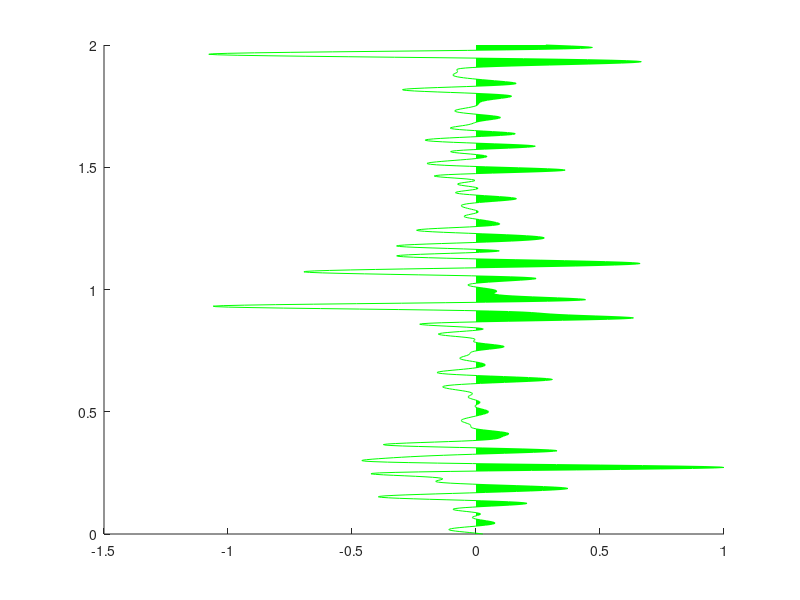

MATLAB code for this plot:
function [h,hva]=wtva(s,t,kolor,snot,polarity,dir,resampfact)
% WTVA: plot a seismic trace in wiggle-trace variable-area format
%
% [h,hva]=wtva(s,t,kolor,snot,polarity,dir,resampfact)
% hs=wtva(s,t,kolor,snot,polarity,dir,resampfact)
% wtva ... with no input arguments for a demo plot
%
% WTVA draws a vector using wiggle trace variable area display. The
% vector is drawn by calling LINE and the variable area shading is
% done with a call to PATCH. This results in 2 handles for the resultant
% display, one for the line and the other for the va. WTVA draws only
% one vector at a time. Plots of multiple traces should be done with
% a loop calling WTVA separately for each trace.
% If two return arguments are specified, then the first is the handle
% of the wiggle trace and the second is the va. If only one is 
% specified then it is returned as a two element vector.
% NOTE: In order to accurately create the variable area display, additional
% 	samples must be inserted in the trace precisly at the "zero crossings".
%	This means that if you use the trace's handle to get its samples (e.g.
%	samples=get(h,'ydata') ) that you will get something different from
%	your input trace.
%
% s = the vector to be plotted
% t = the sample 'times' for s. s and t must be the same size
% kolor = the color to be used for the display. Any MATLAB color spec will
%		work here such as 'g' or 'green' or [0 1 0]. See Matlab reference manual
%		under ColorSpec for more information.
% ************ default = 'g' ************
% snot = amplitude value which determines the shading. That is, with polarity
%		of 1, all s>snot will have va shading
% ************ default = mean of the live samples of s *************
% polarity determines whether peaks or troughs are shaded 
% polarity = +1 shade peaks (s>snot)
% polarity = -1 shade troughs (s<snot)
% ************** default: polarity =1 **************
% dir=1 ... vertical plot ( line(s,t) is called )
% dir=-1 ... horizontal plot ( line(t,s) is called )
% ************** default = 1 *********************
% resampfact ... resampling factor for a smoother, but slower, plot
%   Must be a positive integer. 
% ************** default = 1 *******************
%
% G.F. Margrave, April 1994
%        revised June 1995, Oct 1995
% The CREWES Project
%
% NOTE: This SOFTWARE may be used by any individual or corporation for any purpose
% with the exception of re-selling or re-distributing the SOFTWARE.
% By using this software, you are agreeing to the terms detailed in this software's
% Matlab source file.

% BEGIN TERMS OF USE LICENSE
%
% This SOFTWARE is maintained by the CREWES Project at the Department
% of Geology and Geophysics of the University of Calgary, Calgary,
% Alberta, Canada.  The copyright and ownership is jointly held by
% its 'AUTHOR' (identified above) and the CREWES Project.  The CREWES
% project may be contacted via email at:  crewesinfo@crewes.org
%
% The term 'SOFTWARE' refers to the Matlab source code, translations to
% any other computer language, or object code
%
% Terms of use of this SOFTWARE
%
% 1) This SOFTWARE may be used by any individual or corporation for any purpose
%    with the exception of re-selling or re-distributing the SOFTWARE.
%
% 2) The AUTHOR and CREWES must be acknowledged in any resulting publications or
%    presentations
%
% 3) This SOFTWARE is provided "as is" with no warranty of any kind
%    either expressed or implied. CREWES makes no warranties or representation
%    as to its accuracy, completeness, or fitness for any purpose. CREWES
%    is under no obligation to provide support of any kind for this SOFTWARE.
%
% 4) CREWES periodically adds, changes, improves or updates this SOFTWARE without
%    notice. New versions will be made available at www.crewes.org .
%
% 5) Use this SOFTWARE at your own risk.
%
% END TERMS OF USE LICENSE


	if(nargin == 0)
	% do a demo
		%Make a fake reflectivity
		t=0:.002:2.0;
		r=randn(size(t)).^5;
		%make a ricker wavelet
		tw=-.1:.002:.1;
		arg=(pi*15*tw).^2;
		w=(1-2.*arg).*exp(-arg);
		%convolve
		s=conv(r,w);
		s=s(51:length(t)+50);
		s=s/max(s); %normalize
		%open up a figure
		figure
	end
	if(nargin<7)
		resampfact=1;
	end
	if(nargin<6)
		dir=1;
	end
	
	if(nargin<5)
		polarity=1;
	end

	if(nargin<4)
		ilive= ~isnan(s);
		snot=mean(s(ilive));
	end
	
	if(nargin<3)
		kolor='g';
	end
	
	if(abs(polarity)~=1)
		error('invalid polarity value');
	end
	
	%find the parts to shade
	% Method:
	%		1) Find all points not to be shaded
	%		2) find the boundary points of the groups of 1). That is
	%			determine how the points fall into contiguous groups and
	%			where these groups start and end
	%		3) Find any groups of 1) which are single isolated points and
	%			add an extra point so that the minimum group size is 2
	%		4) For all groups, interpolate in the zero crossings at the 
	%			beginning and end of the group and assign the first and
	%			last points in the group to these values
	%		5) assign all other points in the group to the value 0 (or snot)
	%		6) plot the polygon using patch with no edgecolor
	%

	%test for dead trace
	test=sum(abs(s-snot));
    %test for no peaks
%     itest=find(s>snot);
    
	if(test<1000*eps)
        ss=s;
		tt=t;
    else
		% resample
		if(resampfact>1)
			% my resampling
			[s,t]=resamp(s,t,(t(2)-t(1))/resampfact,[t(1) t(length(t))],0);
			% SIgnal toolbox resampling
			%s=resample(s,resampfact,1);
			%tmax=t(1)+(length(s)-1)*(t(2)-t(1))/resampfact;
			%t=t(1):(t(2)-t(1))/resampfact:tmax;
		end
		
	
		dt=t(2)-t(1);
		ss=polarity*[snot;s(:);snot];
		snot=polarity*snot;
		n=length(ss);
		tt=[t(1)-dt;t(:);t(length(t))+dt];
		% put snot on both ends. This forces the detection of isolated singular
		% points at the ends
		
		%find all points which won't be shaded
		il=find(ss<=snot);
		ilow=[0;il;n+1]; %end conditions
		%now find the beginning and ends of these zones
		ind=diff(ilow);
		ibdy=find(ind>1);
        if(~isempty(ibdy))
			% find singular groups
			ind= diff(ibdy)==1;
			ising=ilow(ibdy(ind)+1);
			if(~isempty(ising))
				if(ising(1)==0)
					ising(1)=[];
				end
				if(ising(length(ising))==n+1)
					ising(length(ising))=[];
				end
				if(~isempty(ising))
					for k=1:length(ising)
						%duplicate singular points
						ss=[ss(1:ising(k)); ss(ising(k)); ss(ising(k)+1:length(ss))];
						tt=[tt(1:ising(k)); tt(ising(k)); tt(ising(k)+1:length(tt))];
						ising=ising+1;
					end
				end
				% refind the points because the point count may have changed
				%find all points which won't be shaded
				il=find(ss<=snot);
				ilow=[0;il;n+1]; %end conditions
				%now find the beginning and ends of these zones
				ind=diff(ilow);
				ibdy=find(ind>1);
			end
        end
					
        if(~isempty(ibdy))
            ibdy1=ilow(ibdy);
            ibdy2=ilow(ibdy+1);
            if(ibdy1(1)==0)
                ibdy1(1)=[];
            end
            if(ibdy1(length(ibdy1))==n+1)
                ibdy1(length(ibdy1))=[];
            end
            if(ibdy2(1)==0)
                ibdy2(1)=[];
            end
            if(ibdy2(length(ibdy2))==n+1)
                ibdy2(length(ibdy2))=[];
            end
            
            %interpolate in zero crossings at the beginnings
            tnot=(snot-ss(ibdy1))./(ss(ibdy1+1)-ss(ibdy1));
            tnot=tnot.*(tt(ibdy1+1)-tt(ibdy1))+tt(ibdy1);
            
            tt(ibdy1)=tnot;
            %interpolate in zero crossings at the ends
            tnot=(snot-ss(ibdy2))./(ss(ibdy2-1)-ss(ibdy2));
            tnot=tnot.*(tt(ibdy2-1)-tt(ibdy2))+tt(ibdy2);
            tt(ibdy2)=tnot;
            
            % set all troughs to snot
            ss(il)=snot*ones(size(il));
            
            % make sure we have snot on both ends
            ss=[snot;ss(2:length(ss)-1);snot];
            tt=[t(1);tt(2:length(tt)-1);t(length(t))];
        else
            ss=snot*ones(size(s));
            tt=t;
        end
	end
	
	if(dir==1)
		hva=patch('xdata',polarity*ss,'ydata',tt,...
			'edgecolor','none','facecolor',kolor);
	else
		hva=patch('xdata',tt,'ydata',polarity*ss,...
		'edgecolor','none','facecolor',kolor);
	end

	%plot with line
	if(dir==1)
		h=line(s,t,'color',kolor);
	else
		h=line(t,s,'color',kolor);
	end

	if(nargout==1)
		h=[h hva];
		clear hva;
	end